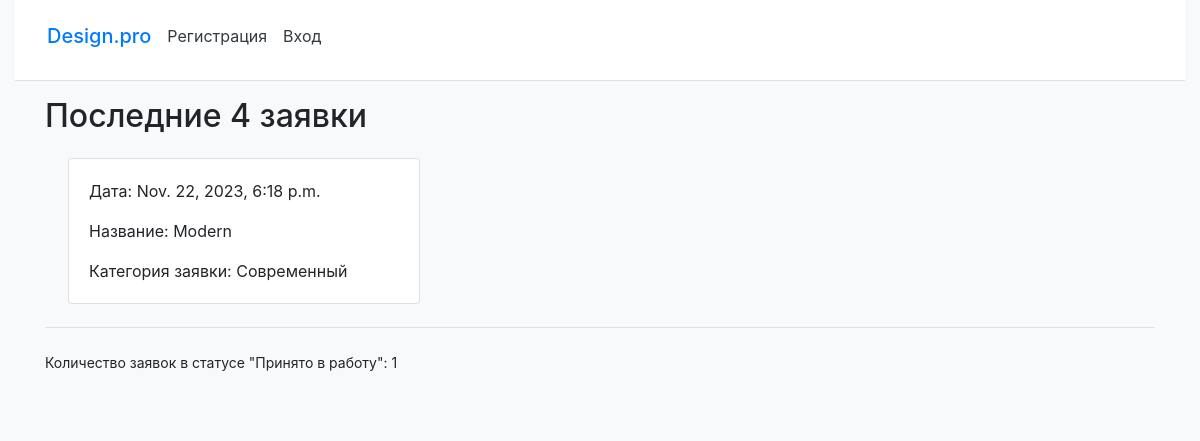
Before: / with the older database file.
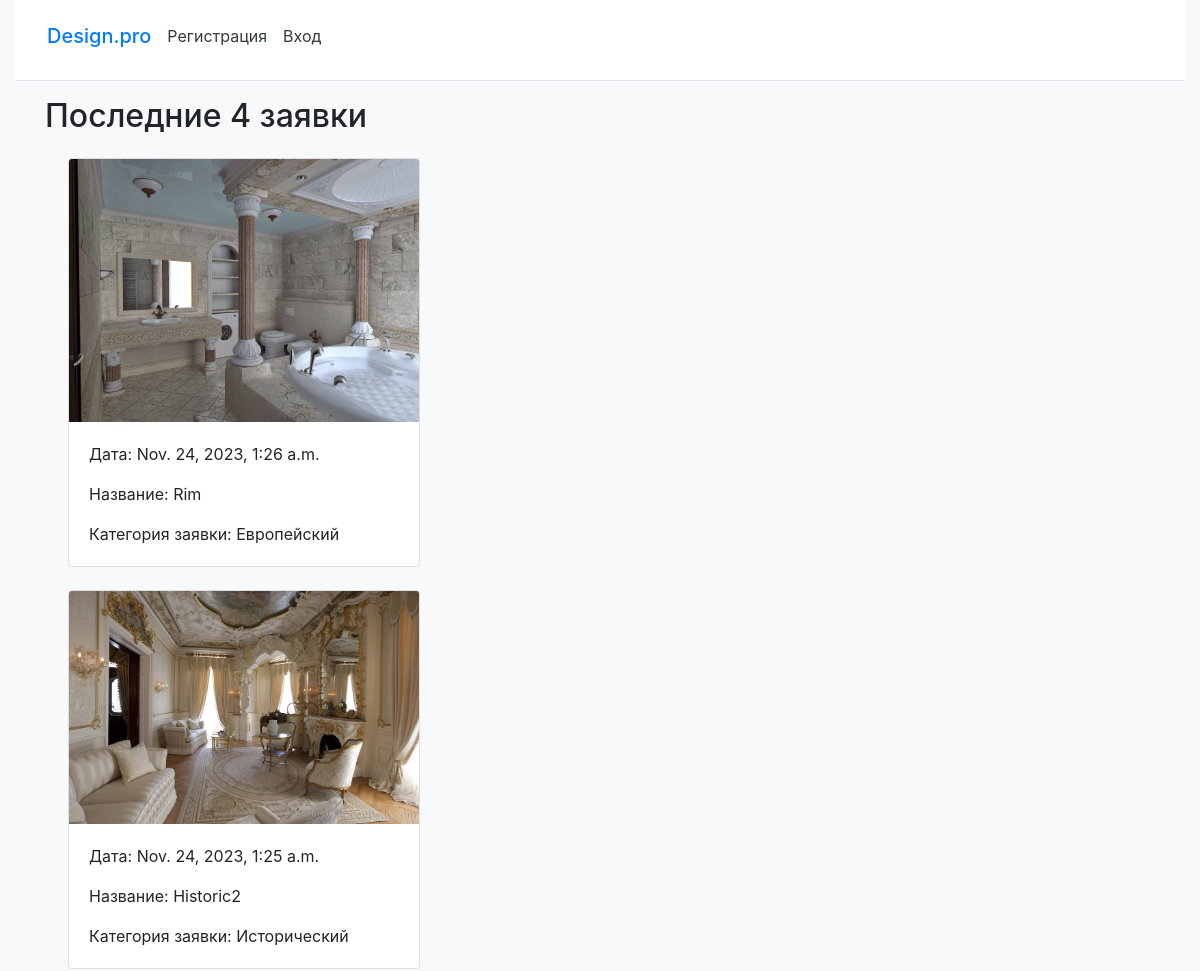
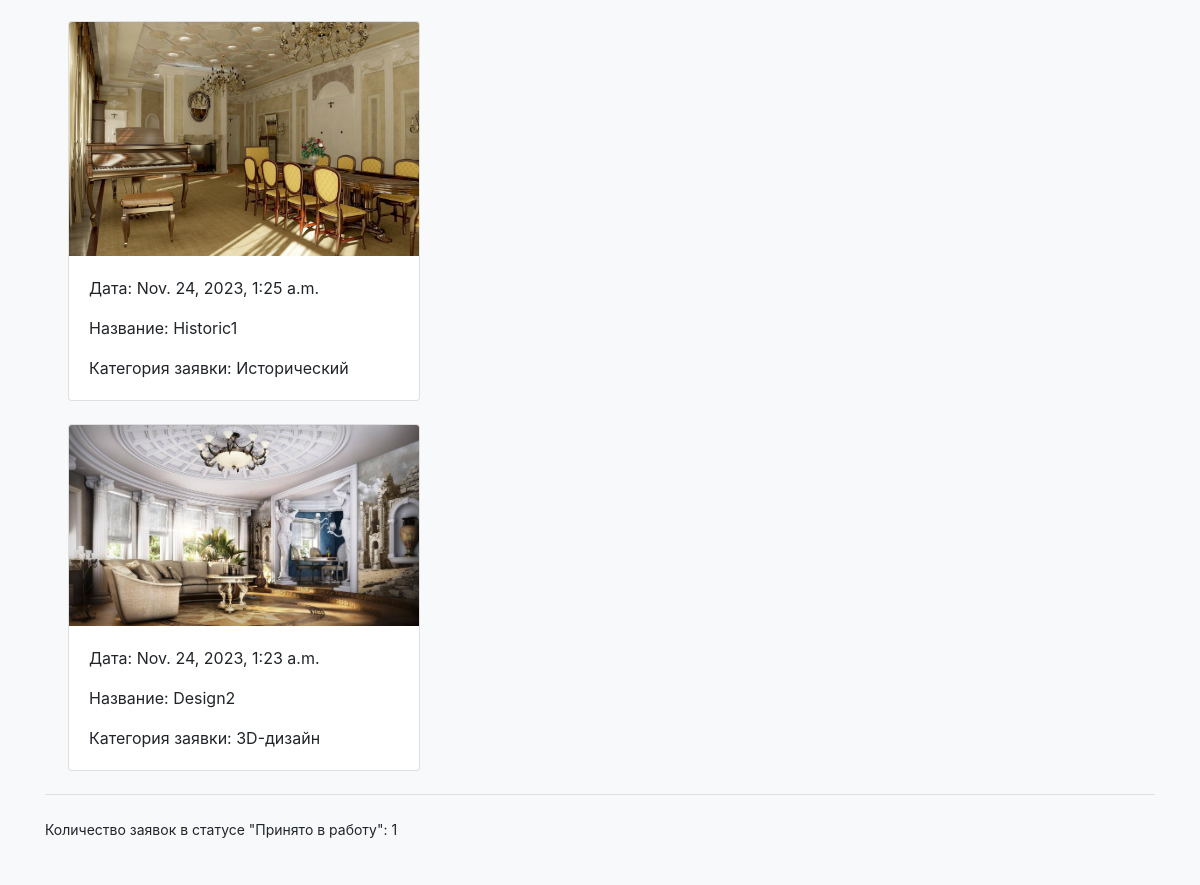
After: the same page with the newer database file (2 pictures, top to bottom).
### serv/models.py (models this page shows, shortened)
class DesignRequest(models.Model):
    timestamp = models.DateTimeField(auto_now_add=True)
    title = models.CharField(max_length=255)
    category = models.ForeignKey('Category', on_delete=models.CASCADE, null=True)
    photo = models.ImageField(upload_to='design_photos/', validators=[validate_image_file_extension, FileExtensionValidator(['bmp', 'jpg', 'jpeg', 'png'], message='Allowed datatypes: bmp, jpg, jpeg, png')])
    image_design = models.ImageField(upload_to='image_designs/', validators=[validate_image_file_extension, FileExtensionValidator(['bmp', 'jpg', 'jpeg', 'png'], message='Allowed datatypes: bmp, jpg, jpeg, png')], blank=True)
    desc = models.CharField(max_length=3000)
    choices = (
        ('Новый', 'Новый'),
        ('Принято в работу', 'Принято в работу'),
        ('Выполнено', 'Выполнено'),
    )
    status = models.CharField(max_length=20, choices=choices, default='Новый', blank=True)
    comment = models.TextField(max_length=3000, help_text='Введите произвольный комментарий', blank=True)
    user = models.ForeignKey('ServUser', on_delete=models.CASCADE, null=False)
    class Meta:
        ordering = ['-timestamp']

class Category(models.Model):
    category_title = models.CharField(max_length=200, unique=True, help_text='Напишите категорию для дизайна интерьера')
    def __str__(self):
        return self.category_title

### serv/views.py (the view)
# urls.py: path('', index, name='index'),
def index(request):
    design_requests = DesignRequest.objects.filter(status='Выполнено').order_by('-timestamp')[:4]
    in_progress_count = DesignRequest.objects.filter(status='Принято в работу').count()
    return render(request, 'main/index.html', {'design_requests': design_requests,
                                               'in_progress_count': in_progress_count})

### serv/templates/main/index.html
{% extends "layout/basic.html" %}
{% block content %}
  <h2>Последние 4 заявки</h2>
  {% for request in design_requests %}
    <div class="card" style="width: 22rem; margin: 23px;">
        <img src="{{ request.photo.url }}" alt="{{ design_request.title }}" class="card-img-top">
      <div class="card-body">
        <p class="card-text">Дата: {{ request.timestamp }}</p>
        <p class="card-text">Название: {{ request.title }}</p>
        <p class="card-text">Категория заявки: {{ request.category }}</p>
      </div>
    </div>
  {% empty %}
    <p>Нет доступных заявок</p>
  {% endfor %}
  <footer class="mt-3 border-top">
      <small class="p-2">
          <p>Количество заявок в статусе "Принято в работу": {{ in_progress_count }}</p>
      </small>
  </footer>
{% endblock %}

### serv/templates/layout/basic.html (shortened to what this page needs)
{% load static %}
{% load bootstrap4 %}
<!DOCTYPE html>
<html lang="en">
<head>
  <link rel="stylesheet" type="text/css" href="{% static 'main/style.css' %}">
{% bootstrap_css %}
</head>
<body class="bg-light">
<div class="container-fluid">
<div class="d-flex flex-column flex-md-row p-3 px-md-4 mb-3  bg-white border-bottom box-shadow">
    <a href="{% url 'serv:index' %}"><h5 class="mr-md-auto p-2">Design.pro</h5></a>
    {% if request.user.is_authenticated %}
    <div class="nav-item dropdown">
        <a class="nav-link dropdown-toggle" href="#" data-toggle="dropdown" aria-haspopup="true" aria-expanded="false">Профиль</a>
        <div class="dropdown-menu">
            <a class="dropdown-item" href="{% url 'serv:profile' %}">Мои заявки</a>
            {% if user.is_staff %}
                <a class="dropdown-item" href="{% url 'serv:all_requests' %}">Все заявки</a>
                <a class="dropdown-item" href="{% url 'serv:category_list' %}">Список категорий</a>
            {% endif %}
            <div class="dropdown-divider"></div>
            <a class="dropdown-item" href="{% url 'serv:logout' %}">Выйти</a>
        </div>
    </div>
    {% else %}
          <a class="p-2 text-dark" href="{% url 'serv:register' %}">Регистрация</a>
          <a class="p-2 text-dark" href="{% url 'serv:login' %}">Вход</a>
    {% endif %}
</div>
      <div class="container">
      {% block content %}
      {% endblock %}
      </div>
  </div>
</body>
</html>

Changed rows visible on the page:
changed DesignRequest: photo: picture added; timestamp "Nov. 22, 2023, 6:18 p.m." → "Nov. 24, 2023, 1:26 a.m."; title "Modern" → "Rim"; category "Современный" → "Европейский"
added DesignRequest: photo (picture), timestamp "Nov. 24, 2023, 1:25 a.m.", title "Historic2", category "Исторический"
added DesignRequest: photo (picture), timestamp "Nov. 24, 2023, 1:25 a.m.", title "Historic1", category "Исторический"
added DesignRequest: photo (picture), timestamp "Nov. 24, 2023, 1:23 a.m.", title "Design2", category "3D-дизайн"
